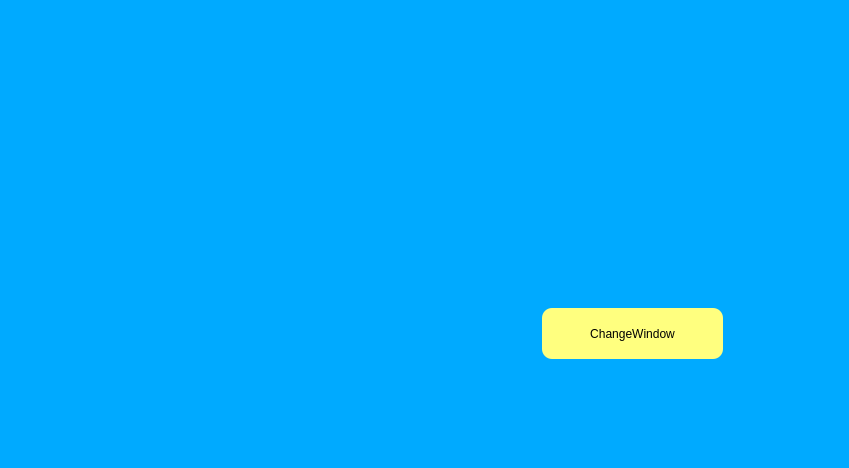
<?xml version="1.0" encoding="UTF-8"?>
<ui version="4.0">
 <class>Dialog</class>
 <widget class="QDialog" name="Dialog">
  <property name="geometry">
   <rect>
    <x>0</x>
    <y>0</y>
    <width>849</width>
    <height>468</height>
   </rect>
  </property>
  <property name="windowTitle">
   <string>Dialog</string>
  </property>
  <property name="styleSheet">
   <string notr="true">background-color: rgb(0, 170, 255);</string>
  </property>
  <widget class="QPushButton" name="changeWindow">
   <property name="geometry">
    <rect>
     <x>542</x>
     <y>308</y>
     <width>181</width>
     <height>51</height>
    </rect>
   </property>
   <property name="styleSheet">
    <string notr="true">background-color: rgb(255, 255, 127);
border-radius: 10px;</string>
   </property>
   <property name="text">
    <string>ChangeWindow</string>
   </property>
  </widget>
 </widget>
 <resources/>
 <connections/>
</ui>
